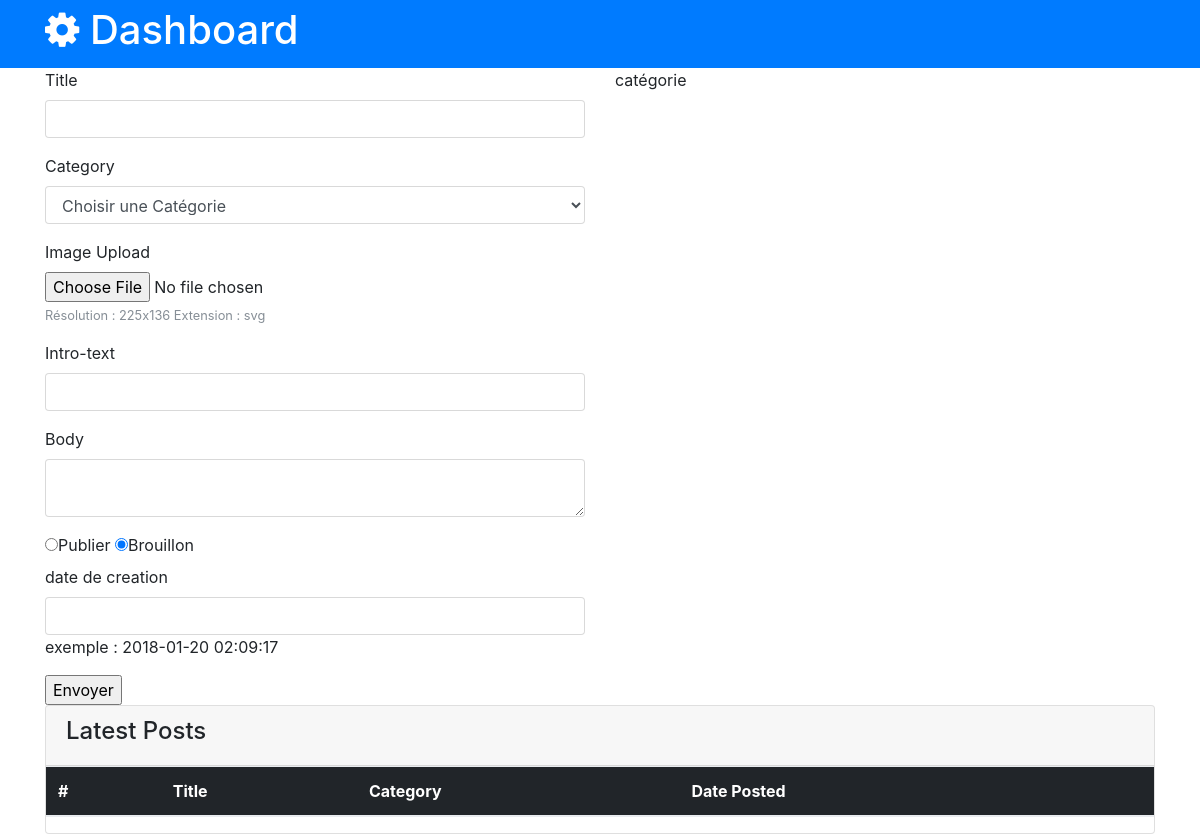
Page /admin/index.php on the earlier database version.
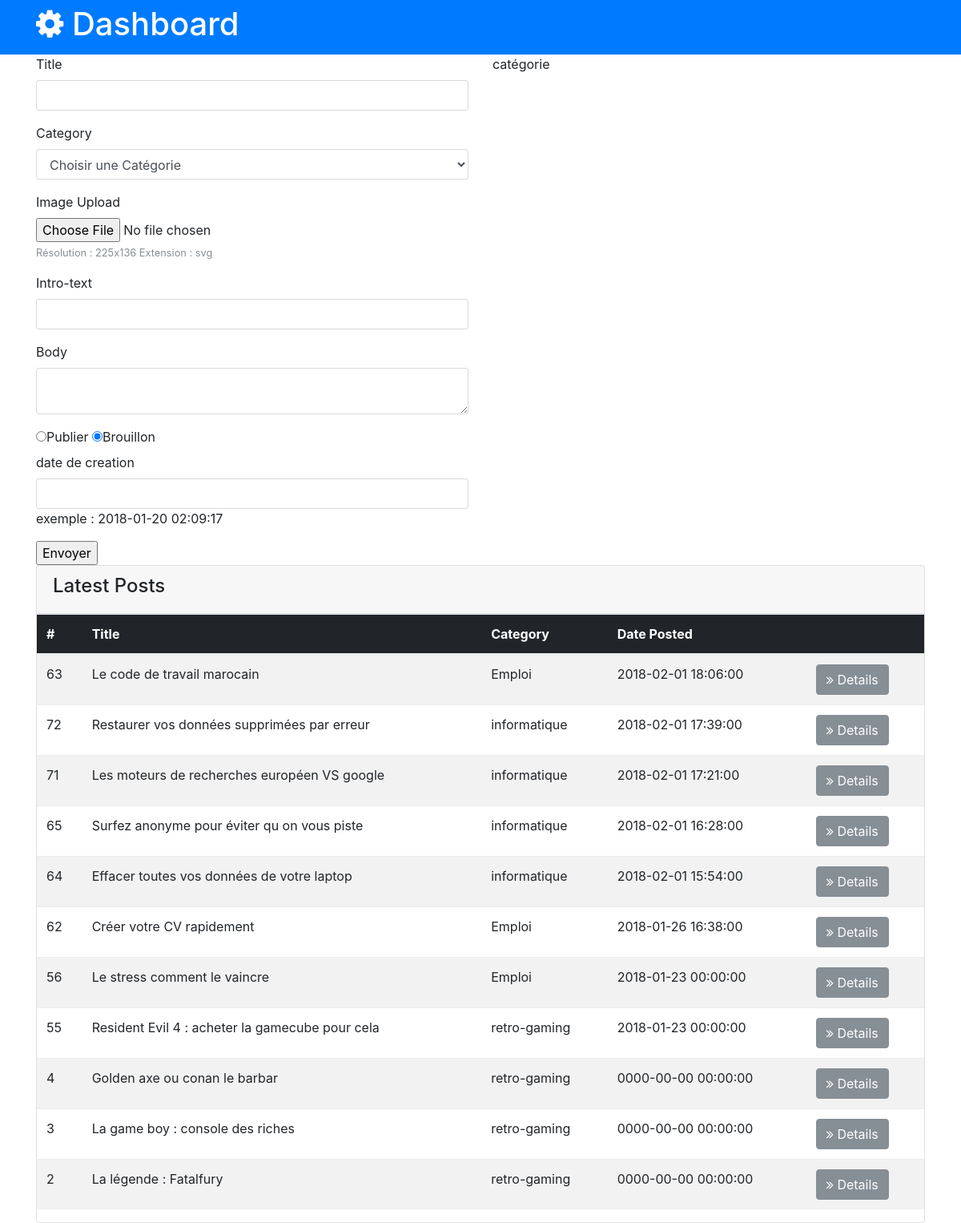
Same page on the later database version.
### tables this page shows
CREATE TABLE `article` (
  `idarticle` int(11) NOT NULL,
  `titre` varchar(150) DEFAULT NULL,
  `introtxt` varchar(100) NOT NULL,
  `contenutxt` varchar(1000) DEFAULT NULL,
  `contenuimage` varchar(1000) DEFAULT NULL,
  `afficher` int(11) DEFAULT NULL,
  `nbrlecture` int(11) DEFAULT NULL,
  `datecreation` timestamp NULL DEFAULT NULL,
  `idcategorie` int(11) DEFAULT NULL
);

CREATE TABLE `categorie` (
  `idcategorie` int(11) NOT NULL,
  `titre` varchar(50) DEFAULT NULL,
  `afficher` int(11) DEFAULT NULL,
  `iconecategorie` varchar(200) DEFAULT NULL
);

### admin/index.php (the view, shortened to what this page needs)
<!DOCTYPE html>
<html lang="fr">
<head>
  <link rel="stylesheet" href="css/font-awesome.min.css">
  <link rel="stylesheet" href="css/bootstrap.css">
  <link rel="stylesheet" href="css/style.css">
</head>
<body>
 <header id="main-header" class="py-2 bg-primary text-white">
    <div class="container">
      <div class="row">
        <div class="col-md-6">
          <h1><i class="fa fa-gear"></i> Dashboard</h1>
        </div>
      </div>
    </div>
  </header>
  <div class="container">
      <div class="row">
        <div class="col-md-6">
		<form enctype="multipart/form-data" action="traitement.php" method="post">
			<div class="form-group">
              <label for="title">Title</label>
              <input type="text" name="Title" class="form-control">
            </div>
            <div class="form-group">
              <label for="category">Category</label>
              <select class="form-control" name="titrecategorie">
			  <?php
				echo "<option value=\"\">Choisir une Catégorie</option>";
				?>
			  </select>
            </div>
            <div class="form-group">
			  <label for="file">Image Upload</label>
              <input type="file" class="form-control-file" id="file" name="file">
			  <small class="form-text text-muted">Résolution : 225x136 Extension : svg</small>
            </div>
		   <div class="form-group">
              <label for="Intro-text">Intro-text</label>
              <input type="text" name="introtxt" class="form-control">
            </div>
		   <div class="form-group">
              <label for="body">Body</label>
              <textarea name="editor1" class="form-control"></textarea>
            </div>
   <div class="radio">
  <label class="radio-inline"><input type="radio" name="choix" value="1" >Publier</label>
<label class="radio-inline"><input type="radio" name="choix" value="0" checked="checked">Brouillon</label>
   </div>
   <div class="form-group">
              <label for="datecreation">date de creation</label>
              <input type="text" name="datecreation" value="" class="form-control">
            exemple : 2018-01-20 02:09:17
			</div>
<input type="submit" value="Envoyer" name="submit" />
				</form>
		</div>
 <div class="col-md-6">
 catégorie
 </div>
		</div>
		</div>
<section id="posts">
    <div class="container">
      <div class="row">
        <div class="col-md-12">
          <div class="card">
            <div class="card-header">
              <h4>Latest Posts</h4>
            </div>
            <table class="table table-striped">
              <thead class="thead-inverse">
                <tr>
                  <th>#</th>
                  <th>Title</th>
                  <th>Category</th>
                  <th>Date Posted</th>
                  <th></th>
                </tr>
              </thead>
              <tbody>
				<?php
				$sqlrecuppostcat="select ar.idarticle as idarticle,ar.titre as titrearticle,cat.titre as titrecategorie,ar.datecreation from article ar,categorie cat where ar.idcategorie=cat.idcategorie ORDER BY ar.datecreation DESC ";
				$resultrecuppostcat = mysql_query($sqlrecuppostcat);
				while($data = mysql_fetch_assoc($resultrecuppostcat)) {
				echo " <tr>
                  <td scope=\"row\">".$data["idarticle"]."</td>
                  <td>".$data["titrearticle"]."</td>
                  <td>".$data["titrecategorie"]."</td>
                  <td>".$data["datecreation"]."</td>
                  <td><a href=\"detailspost.php?idarticle=".$data["idarticle"]."\" class=\"btn btn-secondary\">
                  <i class=\"fa fa-angle-double-right\"></i> Details
                  </a></td>
                </tr>";
				}
				?>
			  </tbody>
            </table>
          </div>
        </div>
</body>
</html>

Differences in the rows shown:
now on this page (row edited): article: idarticle "63", titre "Le code de travail marocain", idcategorie.titre "Emploi", datecreation "2018-02-01 18:06:00"
added article: idarticle "72", titre "Restaurer vos données supprimées par erreur", idcategorie.titre "informatique", datecreation "2018-02-01 17:39:00"
added article: idarticle "71", titre "Les moteurs de recherches européen VS google", idcategorie.titre "informatique", datecreation "2018-02-01 17:21:00"
added article: idarticle "65", titre "Surfez anonyme pour éviter qu on vous piste", idcategorie.titre "informatique", datecreation "2018-02-01 16:28:00"
added article: idarticle "64", titre "Effacer toutes vos données de votre laptop", idcategorie.titre "informatique", datecreation "2018-02-01 15:54:00"
now on this page (row unchanged): article: idarticle "62", titre "Créer votre CV rapidement", idcategorie.titre "Emploi", datecreation "2018-01-26 16:38:00"
now on this page (row unchanged): article: idarticle "56", titre "Le stress comment le vaincre", idcategorie.titre "Emploi", datecreation "2018-01-23 00:00:00"
now on this page (row unchanged): article: idarticle "55", titre "Resident Evil 4 : acheter la gamecube pour cela", idcategorie.titre "retro-gaming", datecreation "2018-01-23 00:00:00"
now on this page (row unchanged): article: idarticle "4", titre "Golden axe ou conan le barbar", idcategorie.titre "retro-gaming", datecreation "0000-00-00 00:00:00"
now on this page (row unchanged): article: idarticle "3", titre "La game boy : console des riches", idcategorie.titre "retro-gaming", datecreation "0000-00-00 00:00:00"
now on this page (row unchanged): article: idarticle "2", titre "La légende : Fatalfury", idcategorie.titre "retro-gaming", datecreation "0000-00-00 00:00:00"
